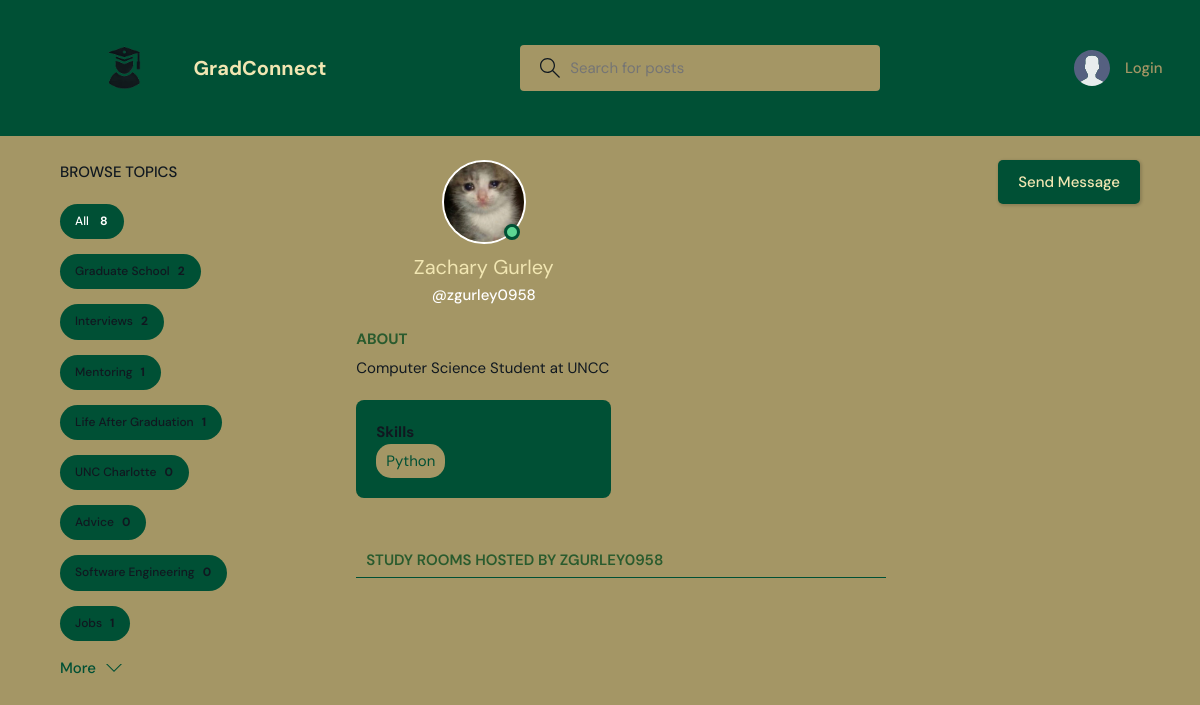
Before: /profile/16/ with the older database file.
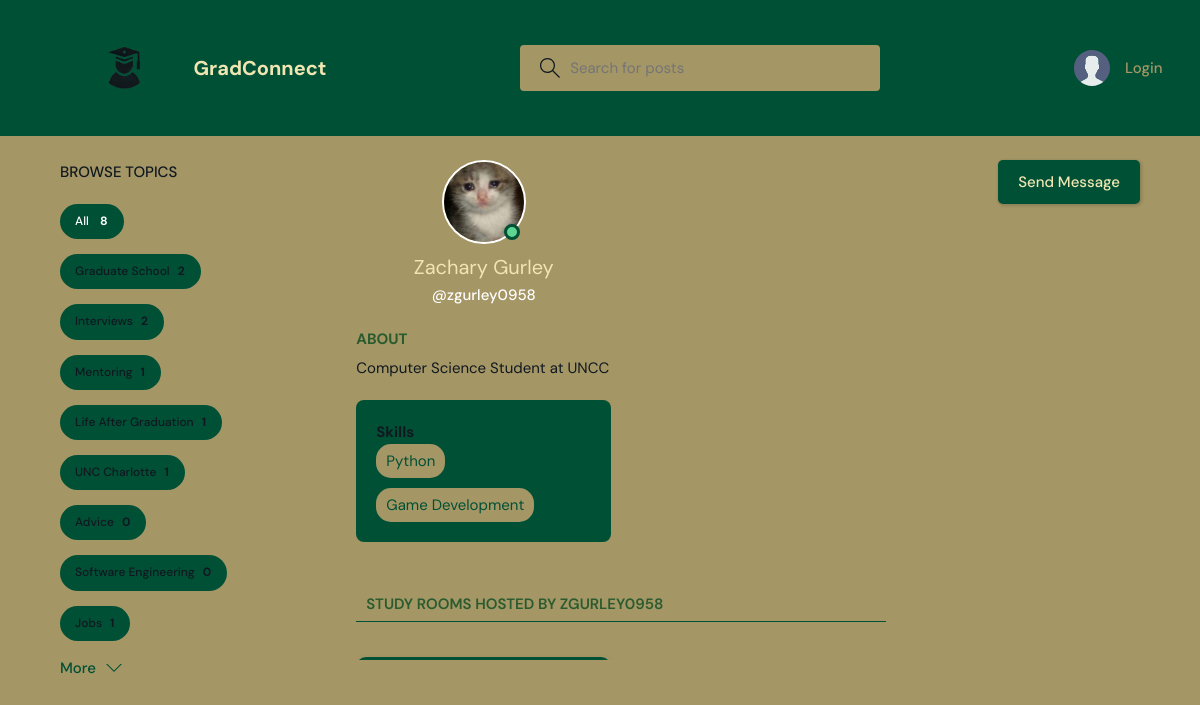
After: the same page with the newer database file.
### base/models.py (models this page shows, shortened)
class Topic(models.Model):
    name = models.CharField(max_length=200)

class User(AbstractUser):
    name = models.CharField(max_length=200, null=True)
    email = models.EmailField(unique=True, null=True)
    bio = models.TextField(null=True)
    skills = models.ManyToManyField(Skill, related_name="users", blank=True)
    avatar = models.ImageField(null=True, default="avatar.svg")
    USERNAME_FIELD = 'email'
    REQUIRED_FIELDS = ['username']

class Skill(models.Model):
    name = models.CharField(max_length=200, unique=True)

### base/views.py (the view, shortened to what this page needs)
# urls.py: path('profile/<str:pk>/', views.userProfile, name="user-profile"),
def userProfile(request, pk):
    user = User.objects.get(id=pk)
    rooms = user.room_set.all()
    room_messages = user.message_set.all()
    topics = Topic.objects.all()
    skills = user.skills.all()
    add_skill_form = AddSkillForm()
    add_skill_form = AddSkillForm() if request.user == user else None
    context = {'user': user, 'rooms': rooms,
               'room_messages': room_messages, 'topics': topics, 'skills': skills, 'add_skill_form': add_skill_form,}
    return render(request, 'base/profile.html', context)

### base/models.py (called while the page is built)
    def __str__(self):
        return self.name

### base/templates/base/profile.html (shortened to what this page needs)
{% extends 'main.html' %}
{% block content %}
<main class="profile-page layout layout--3">
  <div class="container">
    {% include 'base/topics_component.html' %}
    <div class="roomList">
      <div class="profile">
        <div class="profile__avatar">
          <div class="avatar avatar--large active">
            <img src="{{ user.avatar.url }}" />
          </div>
        </div>
        <div class="profile__info">
          <h3>{{ user.name }}</h3>
          <p>@{{ user.username }}</p>
        </div>
        <div class="profile__about">
          <h3>About</h3>
          <p>{{ user.bio|default:"This user hasn't added a bio yet." }}</p>
        </div>
        <div class="skills-section">
          <h3>Skills</h3>
          <ul class="skills-list">
            {% for skill in skills %}
              <li>
                {{ skill.name }}
              </li>
            {% empty %}
              <p>No skills added yet.</p>
            {% endfor %}
          </ul>
        </div>
      </div>
      <div class="roomList__header">
        <div>
          <h2>Study Rooms Hosted by {{ user.username }}</h2>
        </div>
      </div>
      {% include 'base/feed_component.html' %}
    </div>
    {% if request.user != user %}
    <a href="{% url 'send_direct_message' recipient_id=user.id %}" class="btn btn--main send-message">Send Message</a>
    {% endif %}
  </div>
</main>
{% endblock content %}

### templates/main.html (shortened to what this page needs)
<!DOCTYPE html>
{% load static %}
<html lang="en">
<head>
    <link rel="stylesheet" href="{% static 'styles/style.css' %}" />
</head>
<body>
    {% include 'navbar.html' %}
    {% block content %}
    {% endblock %}
</body>
</html>

### templates/navbar.html (shortened to what this page needs)
{% load static %}
<header class="header header--loggedIn">
    <div class="container">
        <a href="{% url 'home' %}" class="header__logo">
            <img src="{% static 'images/Screenshot_2024-12-02_162935-removebg-preview (1).png' %}" style="min-width: 100px; min-height: 80px" />
            <h1>GradConnect</h1>
        </a>
        <form class="header__search" method="GET" action="{% url 'home' %}">
            <label>
                <input name="q" placeholder="Search for posts" />
            </label>
        </form>
        <nav class="header__menu">
            {% if request.user.is_authenticated %}
            <div class="header__user">
                <a href="{% url 'update-user' %}">
                    <div class="avatar avatar--medium active">
                        <img src="{{request.user.avatar.url}}" />
                    </div>
                    <p>{{request.user.username}} <span>@{{request.user.username}}</span></p>
                </a>
                <button class="dropdown-button">
                    <svg version="1.1" xmlns="http://www.w3.org/2000/svg" width="32" height="32" viewBox="0 0 32 32">
                        <title>chevron-down</title>
                        <path d="M16 21l-13-13h-3l16 16 16-16h-3l-13 13z"></path>
                    </svg>
                </button>
            </div>
            {% else %}
            <a href="{% url 'login' %}">
                <img src="{% static 'images/avatar.svg' %}" />
                <p>Login</p>
            </a>
            {% endif %}
        </nav>
    </div>
</header>

### base/templates/base/topics_component.html
<div class="topics">
    <div class="topics__header">
        <h2>Browse Topics</h2>
    </div>
    <ul class="topics__list">
        <li>
            <a href="{% url 'home' %}" class="active">All <span>{{topics.count}}</span></a>
        </li>
        {% for topic in topics %}
        <li>
            <a href="{% url 'home' %}?q={{topic.name}}">{{topic.name}}<span>{{topic.room_set.all.count}}</span></a>
        </li>
        {% endfor %}
    </ul>
    <a class="btn btn--link" href="{% url 'topics' %}">
        More
        <svg version="1.1" xmlns="http://www.w3.org/2000/svg" width="32" height="32" viewBox="0 0 32 32">
            <title>chevron-down</title>
            <path d="M16 21l-13-13h-3l16 16 16-16h-3l-13 13z"></path>
        </svg>
    </a>
</div>

### base/templates/base/feed_component.html (shortened to what this page needs)
{% for room in rooms %}
<div class="roomListRoom">
</div>
{% endfor %}

Changed rows visible on the page:
computed for Topic "UNC Charlotte": room_set.all.count "0" → "1"
added Skill: name "Game Development"
